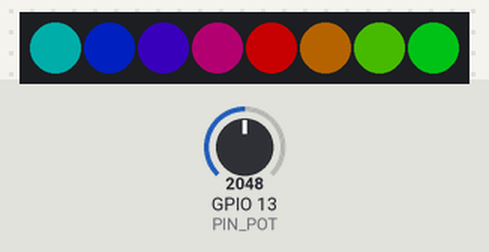
This sketch was run on a simulated ESP32. On the bench: 8 RGB LEDs in strip order, left to right. The inputs (shaded band) are chosen by the test bench; at power-on: GPIO 13 (PIN_POT) = 2048. Dim RGB values are drawn brighter than linear.

Above: at 1.2 s.
1.3 s: GPIO 13 (PIN_POT) set to 2866
At 2.5 s:
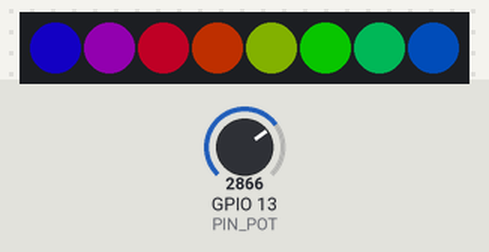
2.8 s: GPIO 13 (PIN_POT) set to 1228
At 3.9 s:
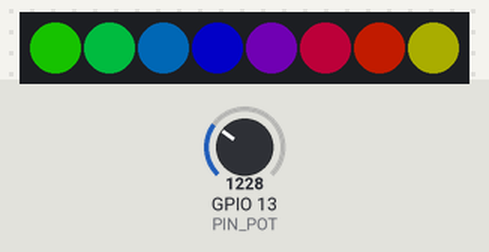
4.3 s: GPIO 13 (PIN_POT) set to 2047
At 5.1 s:
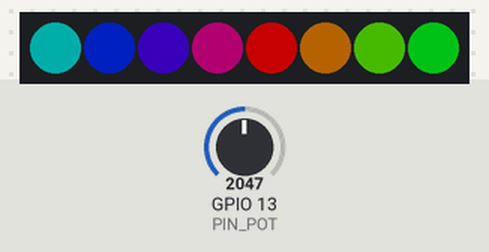
Timing chart, 0 to 7.3 s (numbered marks = the images above; inputs shaded):
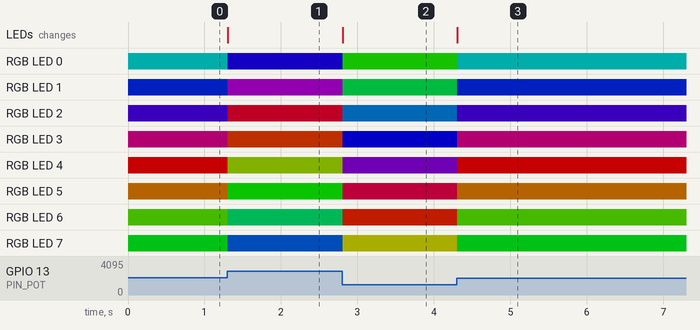

Measured:
- after the input at 1.3 s, RGB LED 0: RGB(0, 50, 49) → RGB(9, 0, 90) at once; RGB LED 1: RGB(0, 14, 85) → RGB(45, 0, 54) at once; RGB LED 2: RGB(23, 0, 76) → RGB(83, 0, 16) at once; RGB LED 3: RGB(61, 0, 38) → RGB(80, 20, 0) at once; RGB LED 4: RGB(98, 0, 1) → RGB(42, 57, 0) at once; the LEDs: change at once (image 1)
- after the input at 2.8 s, RGB LED 0: RGB(9, 0, 90) → RGB(10, 89, 0) at once; RGB LED 1: RGB(45, 0, 54) → RGB(0, 74, 25) at once; RGB LED 2: RGB(83, 0, 16) → RGB(0, 36, 63) at once; RGB LED 3: RGB(80, 20, 0) → RGB(1, 0, 98) at once; RGB LED 4: RGB(42, 57, 0) → RGB(38, 0, 61) at once; the LEDs: change at once (image 2)
- after the input at 4.3 s, RGB LED 0: RGB(10, 89, 0) → RGB(0, 50, 49) at once; RGB LED 1: RGB(0, 74, 25) → RGB(0, 14, 85) at once; RGB LED 2: RGB(0, 36, 63) → RGB(23, 0, 76) at once; RGB LED 3: RGB(1, 0, 98) → RGB(61, 0, 38) at once; RGB LED 4: RGB(38, 0, 61) → RGB(98, 0, 1) at once; the LEDs: change at once (image 3)

The sketch:

Sketch_11.3_SoftRainbowLight.ino
```cpp
/**********************************************************************
  Filename    : SoftRainbowLight
  Description : Make the strip light up in rainbow colors.
  Auther      : www.freenove.com
  Modification: 2024/06/18
**********************************************************************/
#include "Freenove_WS2812_Lib_for_ESP32.h"

#define PIN_POT     13    // Define analog input pins
#define LEDS_COUNT  8     // The number of led
#define LEDS_PIN    2     // define the pin connected to the Freenove 8 led strip
#define CHANNEL     0     // RMT module channel
#define BRIGHTNESS  100   // breghtness, the value range is 0-255.
Freenove_ESP32_WS2812 strip = Freenove_ESP32_WS2812(LEDS_COUNT, LEDS_PIN, CHANNEL, TYPE_GRB);

void setup() {
  strip.setBrightness(BRIGHTNESS);
  strip.begin();
}

void loop() {
  int colorPos = map(analogRead(PIN_POT), 0, 4095, 0, 255);
  for (int i = 0; i < LEDS_COUNT; i++) {
    strip.setLedColorData(i,strip.Wheel(colorPos + i * 255 / 8)); // Set color data.
  }
  strip.show(); // Send color data to LED, and display.
  delay(10);
}
```
